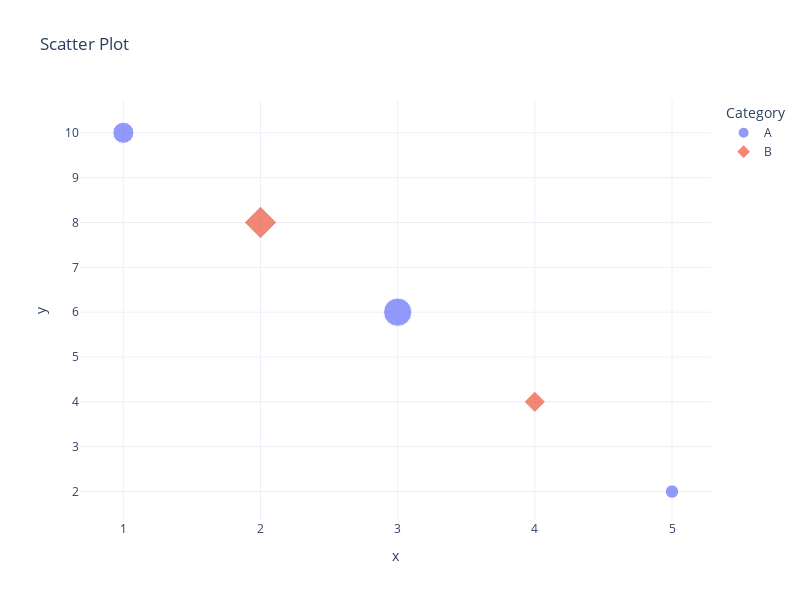

Notebook code cell kept with this figure:
### Markdown cell above
### <a id='toc1_1_2_'></a>[Scatter Plot (`px.scatter`)](#toc0_)

### Code cell
fig1 = px.scatter(
    data,  # DataFrame or array-like: Input data
    x='x',  # str or int: Column name or index to be used as x-axis values
    y='y',  # str or int: Column name or index to be used as y-axis values
    color='category',  # str or int: Column name or index to be used for color
    symbol='category',  # str or int: Column name or index to be used for symbol
    size='value',  # str or int: Column name or index to be used for marker size
    hover_data=['value'],  # list, array-like: Additional columns to display in the hover tooltip
    labels={'category': 'Category'},  # dict: Dictionary specifying axis labels
    title='Scatter Plot',  # str: Title of the plot
    template='plotly_white',  # str: Plotly template name or Plotly.js template object
    width=800,  # int: Width of the plot in pixels
    height=600  # int: Height of the plot in pixels
)
fig1.show()

### Figure 1 — Plotly figure (JSON) as saved in the notebook; plotly's stock layout.template omitted (floating-point values rounded to 4 significant figures)
{"data": [{"customdata": [[5], [9], [2]], "hovertemplate": "Category=A<br>x=%{x}<br>y=%{y}<br>value=%{customdata[0]}<extra></extra>", "legendgroup": "A", "marker": {"color": "#636efa", "size": [5, 9, 2], "sizemode": "area", "sizeref": 0.0225, "symbol": "circle"}, "mode": "markers", "name": "A", "orientation": "v", "showlegend": true, "type": "scatter", "x": [1, 3, 5], "xaxis": "x", "y": [10, 6, 2], "yaxis": "y"}, {"customdata": [[7], [3]], "hovertemplate": "Category=B<br>x=%{x}<br>y=%{y}<br>value=%{customdata[0]}<extra></extra>", "legendgroup": "B", "marker": {"color": "#EF553B", "size": [7, 3], "sizemode": "area", "sizeref": 0.0225, "symbol": "diamond"}, "mode": "markers", "name": "B", "orientation": "v", "showlegend": true, "type": "scatter", "x": [2, 4], "xaxis": "x", "y": [8, 4], "yaxis": "y"}], "layout": {"height": 600, "legend": {"itemsizing": "constant", "title": {"text": "Category"}, "tracegroupgap": 0}, "title": {"text": "Scatter Plot"}, "width": 800, "xaxis": {"anchor": "y", "domain": [0, 1], "title": {"text": "x"}}, "yaxis": {"anchor": "x", "domain": [0, 1], "title": {"text": "y"}}}}
